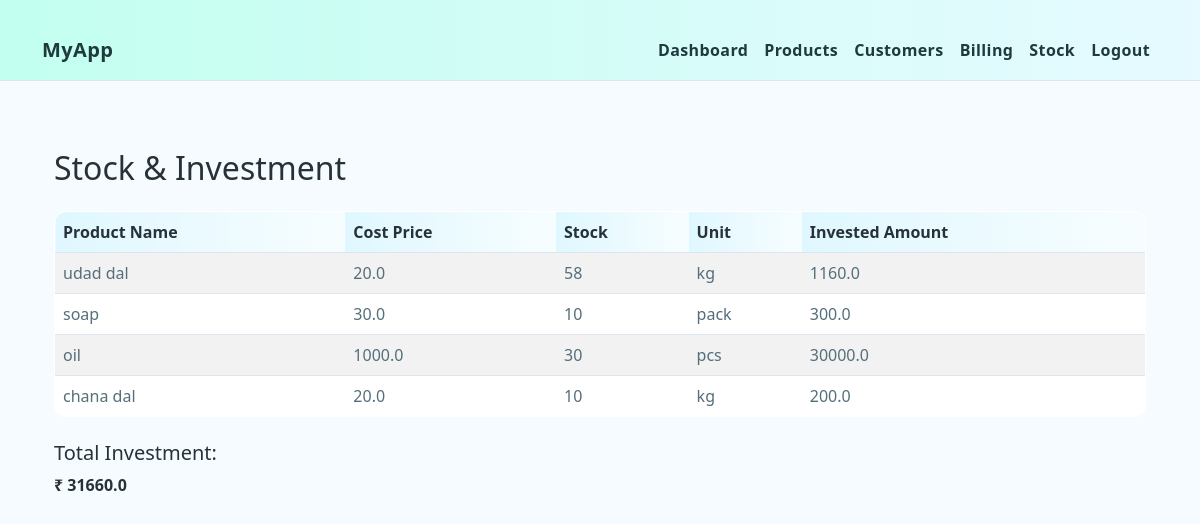
Page /stock on the earlier database version.
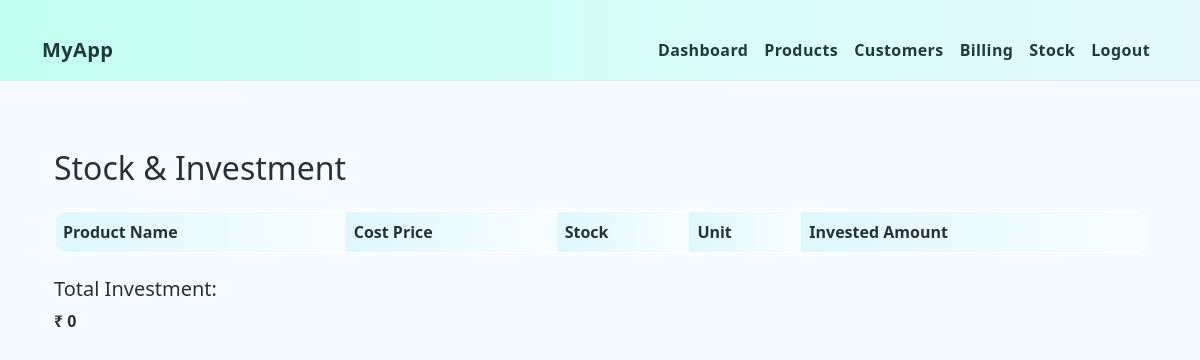
Same page on the later database version.
### tables this page shows
CREATE TABLE products (
        id INTEGER PRIMARY KEY AUTOINCREMENT,
        name TEXT NOT NULL,
        cost_price REAL NOT NULL,
        sell_price REAL NOT NULL,
        stock INTEGER NOT NULL,
        unit TEXT NOT NULL DEFAULT 'pcs'
    );

### stock.py (the view)
@stock.route("/stock")
def stock_page():
    conn = get_db()
    cur = conn.cursor()
    cur.execute("SELECT name, cost_price, stock, unit FROM products")
    rows = cur.fetchall()
    conn.close()
    products = []
    total_invested = 0
    for row in rows:
        name = row["name"]
        cost_price = row["cost_price"]
        qty = row["stock"]
        unit = row["unit"]
        invested = cost_price * qty
        total_invested += invested
        products.append({
            "name": name,
            "cost_price": cost_price,
            "stock": qty,
            "unit": unit,
            "invested": invested,
        })
    return render_template(
        "stock.html",
        products=products,
        total_invested=total_invested,
        show_nav=True,
    )

### models.py (called while the page is built)
def get_db():
    conn = sqlite3.connect('grocery.db')
    conn.row_factory = sqlite3.Row
    return conn

### templates/stock.html
{% extends "base.html" %}
{% block content %}
<div class="container mt-4">
  <h2 class="mb-4">Stock & Investment</h2>
  <table class="table table-striped">
    <thead>
      <tr>
        <th>Product Name</th>
        <th>Cost Price</th>
        <th>Stock</th>
        <th>Unit</th>
        <th>Invested Amount</th>
      </tr>
    </thead>
    <tbody>
      {% for p in products %}
      <tr>
        <td>{{ p.name }}</td>
        <td>{{ p.cost_price }}</td>
        <td>{{ p.stock }}</td>
        <td>{{ p.unit }}</td>
        <td>{{ p.invested }}</td>
      </tr>
      {% endfor %}
    </tbody>
  </table>
  <div class="mt-4">
    <h5>Total Investment:</h5>
    <p class="fw-bold">₹ {{ total_invested }}</p>
  </div>
</div>
{% endblock %}

Differences in the rows shown:
removed products: name "udad dal", cost_price "20.0", stock "58", unit "kg", invested "1160.0"
removed products: name "soap", cost_price "30.0", stock "10", unit "pack", invested "300.0"
removed products: name "oil", cost_price "1000.0", stock "30", unit "pcs", invested "30000.0"
removed products: name "chana dal", cost_price "20.0", stock "10", unit "kg", invested "200.0"
Other differences:
{{ total_invested }}: "31660.0" → "0"
